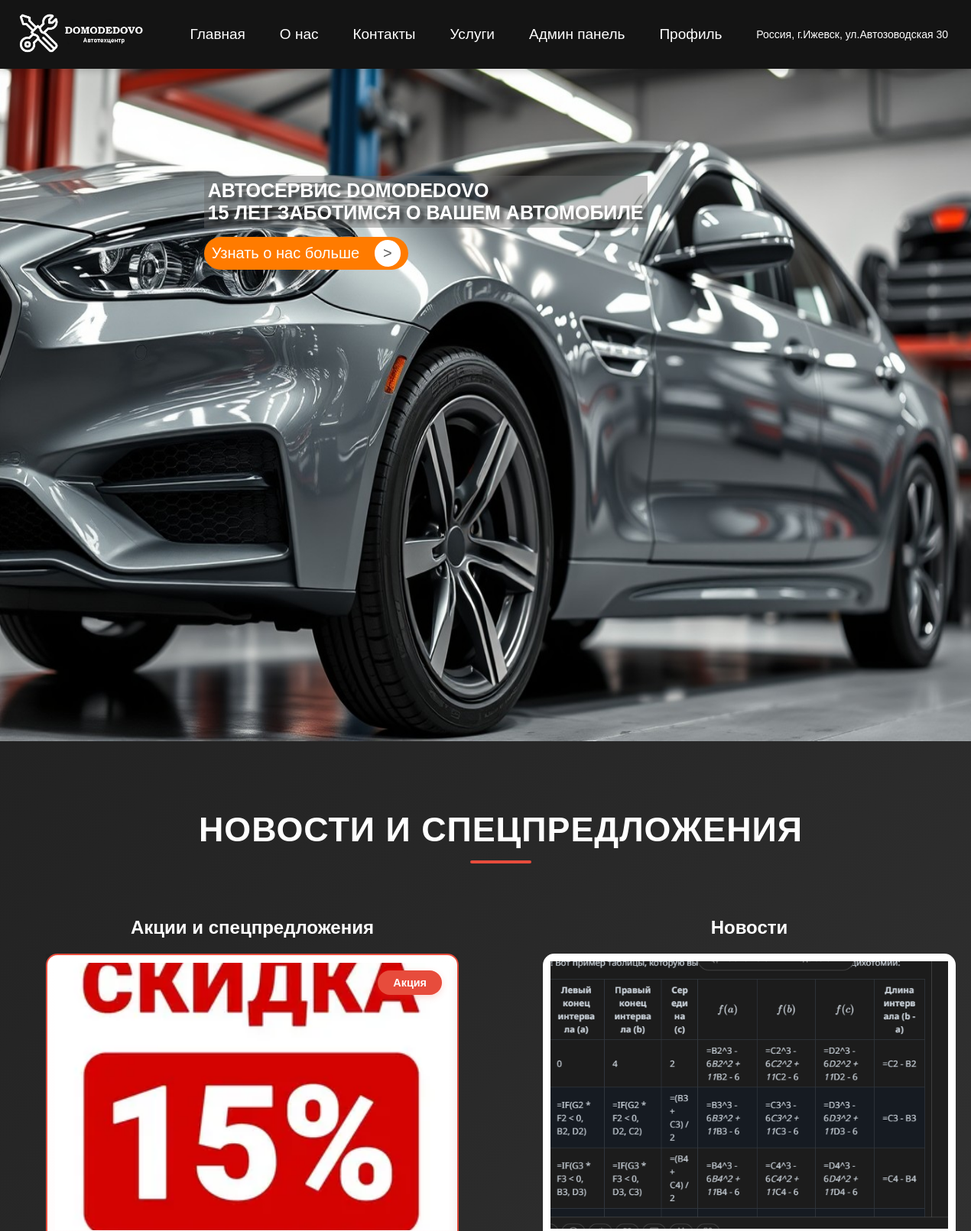
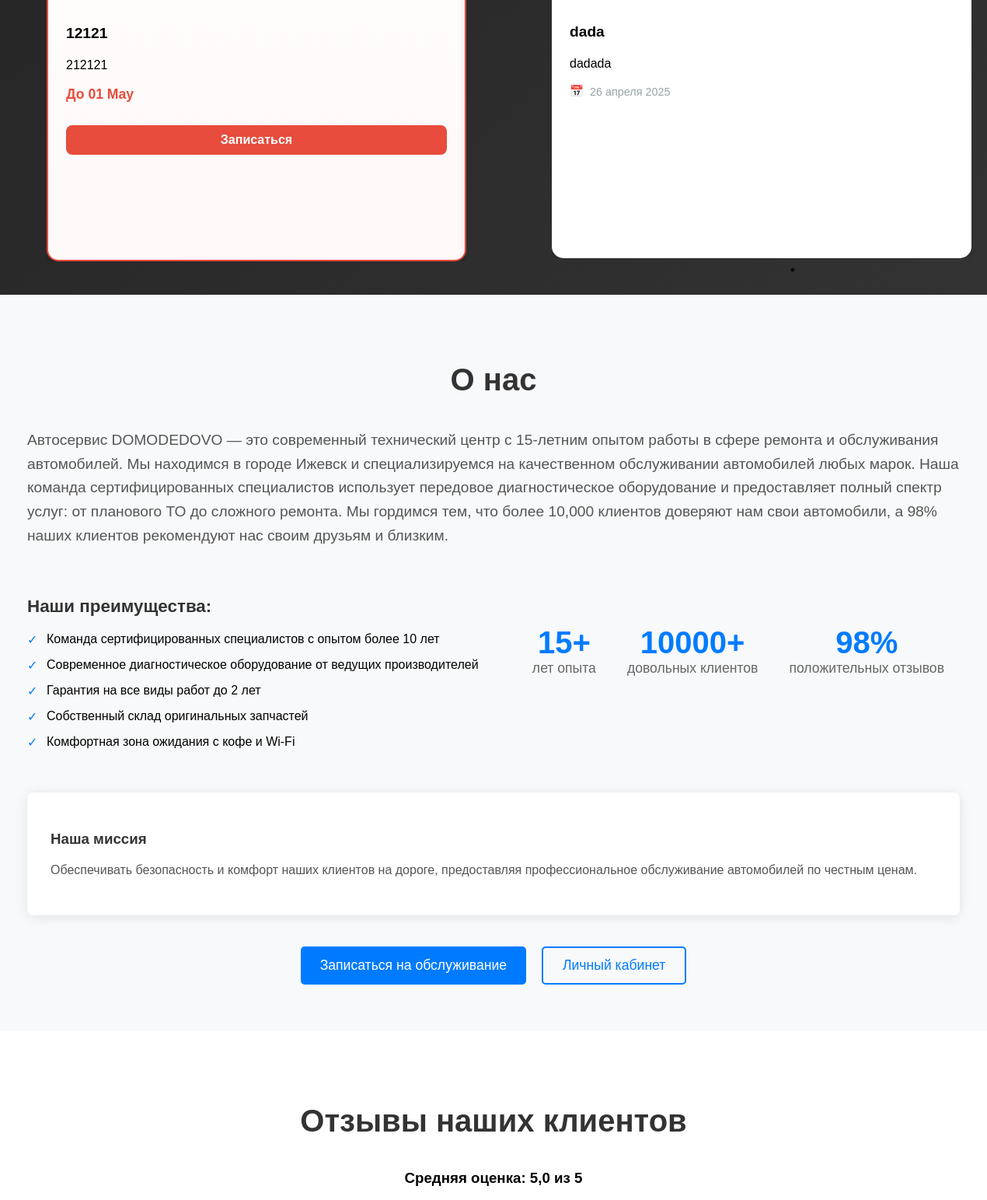
The page / (signed in, upper part) on the database its author committed (2 pictures, top to bottom).
### app/models.py (models this page shows, shortened)
class SpecialOffer(models.Model):
    title = models.CharField(max_length=200, verbose_name="Заголовок")
    content = models.TextField(verbose_name="Содержание")
    image = models.ImageField(upload_to='offers/', verbose_name="Изображение")
    end_date = models.DateField(verbose_name="Дата окончания акции", null=True, blank=True)
    is_one_time = models.BooleanField(default=False, verbose_name="Одноразовое предложение")
    discount_percent = models.PositiveIntegerField("Скидка (%)", null=True, blank=True)
    is_active = models.BooleanField(default=True, verbose_name="Активно")
    created_at = models.DateTimeField(auto_now_add=True)
    services = models.ManyToManyField(
        ServiceType,
        through='ServiceSpecialOffer',
        related_name='special_offers',
        verbose_name="Связанные услуги"
    )
    class Meta:
        verbose_name = "Спецпредложение"
        verbose_name_plural = "Спецпредложения"
        ordering = ['-created_at']
    @property
    def period_display(self):
        if self.is_one_time:
            return "Одноразовое предложение"
        elif self.end_date:
            return f"До {self.end_date.strftime('%d %B')}"
        return "Бессрочная акция"

class News(models.Model):
    title = models.CharField(max_length=200, verbose_name="Заголовок")
    content = models.TextField(verbose_name="Содержание")
    image = models.ImageField(upload_to='news/', verbose_name="Изображение")
    date = models.DateField(auto_now_add=True, verbose_name="Дата публикации")
    is_active = models.BooleanField(default=True, verbose_name="Активно")
    class Meta:
        verbose_name = "Новость"
        verbose_name_plural = "Новости"
        ordering = ['-date']

### app/views.py (the view)
# urls.py: 2. Add a URL to urlpatterns:  path('', views.home, name='home')
def home(request):
    special_offers = SpecialOffer.objects.filter(is_active=True).order_by('-created_at')
    news = News.objects.filter(is_active=True).order_by('-date')
    reviews = Review.objects.select_related(
        'user',
        'appointment'
    ).prefetch_related(
        'appointment__service_type',
        'appointment__service_type__special_offers'
    ).all()[:5]
    for review in reviews:
        for service in review.appointment.service_type.all():
            if service.discounted_price:
                service.current_price = service.discounted_price
                service.has_discount = True
            else:
                service.current_price = service.price
                service.has_discount = False
    average_rating = reviews.aggregate(Avg('rating'))['rating__avg']
    context = {
        'special_offers': special_offers,
        'news': news,
        'reviews': reviews,
        'average_rating': average_rating,
        'title': 'Главная'
    }
    return render(request, 'home.html', context)

### app/models.py (called while the page is built)
    def get_discount_offer(self):
        today = timezone.now().date()
        return self.special_offers.filter(
            is_active=True,
            end_date__gte=today
        ).order_by('-discount_percent').first()

    @property
    def discounted_price(self):
        offer = self.get_discount_offer()
        if offer and offer.discount_percent:
            discount = Decimal(offer.discount_percent) / Decimal('100')
            discounted = self.price * (Decimal('1') - discount)
            return discounted.quantize(Decimal('0.01'), rounding=ROUND_HALF_UP)
        return None

### chat/context_processors.py (called while the page is built)
def support_status(request):
    if request.user.is_authenticated:
        return {
            'is_support_user': is_support(request.user),
            'support_unread_count': 0
        }
    return {
        'is_support_user': False,
        'support_unread_count': 0
    }

### chat/views.py (called while the page is built)
def is_support(user):
    return hasattr(user, 'profile') and user.profile.role == 'support'

### templates/home.html (shortened to what this page needs)
{% extends "header.html" %}
{% block content %}
        <div class="container slider" >
            <div>
                <span class="slider-model">
                    АВТОСЕРВИС DOMODEDOVO<br>
                    15 ЛЕТ ЗАБОТИМСЯ О ВАШЕМ АВТОМОБИЛЕ
                </span>
                <button onclick="location.href='#onas'">
                    <span>Узнать о нас больше</span>
                    <a class="btn-slide">></a>
                </button>
                <img src="static/img/ai_image.jpg" alt="Изображение 1" class="slide">
            </div>
        </div>
        <div class="container news" id="news">
            <h1 class="news-title">Новости и спецпредложения</h1>
            <div class="sections-container">
                <div class="special-offers-section">
                    <h2>Акции и спецпредложения</h2>
                    <div class="offers-carousel">
                        {% for offer in special_offers %}
                        <div class="news-card special-offer">
                            <div class="offer-badge">Акция</div>
                            {% if offer.image %}
                                <img src="{{ offer.image.url }}" alt="{{ offer.title }}" class="news-image">
                            {% endif %}
                            <div class="news-content">
                                <h3>{{ offer.title }}</h3>
                                <p>{{ offer.content }}</p>
                                <div class="offer-period">{{ offer.period_display }}</div>
                                <button class="offer-button" onclick="location.href='{% url 'services' %}'">Записаться</button>
                            </div>
                        </div>
                        {% endfor %}
                    </div>
                </div>
                <div class="news-section">
                    <h2>Новости</h2>
                    <div class="news-carousel">
                        {% for news_item in news %}
                        <div class="news-card">
                            {% if news_item.image %}
                                <img src="{{ news_item.image.url }}" alt="{{ news_item.title }}" class="news-image">
                            {% endif %}
                            <div class="news-content">
                                <h3>{{ news_item.title }}</h3>
                                <p>{{ news_item.content }}</p>
                                <div class="news-date">{{ news_item.date|date:"d E Y" }}</div>
                            </div>
                        </div>
                        {% endfor %}
                    </div>
                </div>
            </div>
        </div>
        <div class="container about-us" id="onas">
            <h1 class="about-title" >О нас</h1>
            <div class="about-content">
                <div class="about-text">
                    <p class="about-description">
                        Автосервис DOMODEDOVO — это современный технический центр с 15-летним опытом работы в сфере ремонта и обслуживания автомобилей. Мы находимся в городе Ижевск и специализируемся на качественном обслуживании автомобилей любых марок. Наша команда сертифицированных специалистов использует передовое диагностическое оборудование и предоставляет полный спектр услуг: от планового ТО до сложного ремонта. Мы гордимся тем, что более 10,000 клиентов доверяют нам свои автомобили, а 98% наших клиентов рекомендуют нас своим друзьям и близким.
                    </p>
                    <div class="about-features">
                        <div class="feature">
                            <h3>Наши преимущества:</h3>
                            <ul>
                                <li>Команда сертифицированных специалистов с опытом более 10 лет</li>
                                <li>Современное диагностическое оборудование от ведущих производителей</li>
                                <li>Гарантия на все виды работ до 2 лет</li>
                                <li>Собственный склад оригинальных запчастей</li>
                                <li>Комфортная зона ожидания с кофе и Wi-Fi</li>
                            </ul>
                        </div>
                        <div class="about-stats">
                            <div class="stat-item">
                                <span class="stat-number">15+</span>
                                <span class="stat-text">лет опыта</span>
                            </div>
                            <div class="stat-item">
                                <span class="stat-number">10000+</span>
                                <span class="stat-text">довольных клиентов</span>
                            </div>
                            <div class="stat-item">
                                <span class="stat-number">98%</span>
                                <span class="stat-text">положительных отзывов</span>
                            </div>
                        </div>
                    </div>
                    <div class="about-mission">
                        <h3>Наша миссия</h3>
                        <p>Обеспечивать безопасность и комфорт наших клиентов на дороге, предоставляя профессиональное обслуживание автомобилей по честным ценам.</p>
                    </div>
                    <div class="about-cta">
                        <button class="primary-button" onclick="location.href='{% url 'services' %}'">Записаться на обслуживание</button>
                        <button class="secondary-button" onclick="location.href='{% url 'profile' %}'">Личный кабинет</button>
                    </div>
                </div>
            </div>
        </div>
        <div class="reviews-section">
            <h2 class="reviews-title">Отзывы наших клиентов</h2>
            {% if average_rating %}
            <div class="average-rating">
                <h3 style="text-align:center;">Средняя оценка: {{ average_rating|floatformat:1 }} из 5</h3>
            </div>
            {% endif %}
        </div>
{% endblock %}

### static/style.css (style rules this page uses)
body { margin: 0; padding: 0; font-family: sans-serif; background-color: #141414; padding-top: 70px; }
.container { width: 100%; margin: 0; background-color: #252525; }
.slide { position: absolute; width: 100%; height: 100%; opacity: 0; transition: opacity 0.8s ease-in-out; }
.slider { position: relative; width: 100%; height: 900px; overflow: hidden; }
.slider-model { position: absolute; top: 160px; left: 21%; z-index: 2; color: #fff; font-size: 25px; font-weight: bold; background-color: #6969696c; text-shadow: 5px 5px 4px rgba(0, 0, 0, 0.5); padding: 5px; max-width: 80%; box-sizing: border-box; }
.slider button { position: absolute; top: 240px; left: 21%; color: #fff; font-size: 20px; z-index: 2; padding: 4px 10px; background-color: #ff7b00; border: none; border-radius: 30px; display: flex; align-items: center; cursor: pointer; transition: all 0.5s ease-in-out; }
.slider button span { color: white; font-weight: 500; margin-right: 20px; transition: all 0.5s ease-in-out; }
.btn-slide { color: #000000a4; text-decoration: none; background-color: #fff; padding: 6px 11px; border-radius: 100px; font-family: sans-serif; }
.about-us { padding: 60px 0; background-color: #f8f9fa; }
.about-title { text-align: center; font-size: 2.5rem; margin-bottom: 40px; color: #333; }
.about-content { max-width: 1200px; margin: 0 auto; padding: 0 20px; }
.about-description { font-size: 1.2rem; line-height: 1.6; color: #555; margin-bottom: 30px; }
.about-features { display: flex; justify-content: space-between; margin: 40px 0; gap: 40px; }
.feature { flex: 1; }
.feature h3 { color: #333; margin-bottom: 20px; font-size: 1.4rem; }
.feature ul { list-style: none; padding: 0; }
.feature ul li { margin-bottom: 15px; padding-left: 25px; position: relative; }
.feature ul li:before { content: "✓"; position: absolute; left: 0; color: #007bff; }
.about-stats { display: flex; justify-content: space-around; text-align: center; margin: 40px 0; }
.stat-item { padding: 20px; }
.stat-number { display: block; font-size: 2.5rem; font-weight: bold; color: #007bff; }
.stat-text { color: #666; font-size: 1.1rem; }
.about-mission { background-color: #fff; padding: 30px; border-radius: 8px; box-shadow: 0 2px 15px rgba(0,0,0,0.1); margin: 40px 0; }
.about-mission h3 { color: #333; margin-bottom: 15px; }
.about-mission p { color: #555; line-height: 1.6; }
.about-cta { display: flex; gap: 20px; justify-content: center; margin-top: 40px; }
.primary-button, .secondary-button { padding: 12px 25px; border-radius: 5px; font-size: 1.1rem; cursor: pointer; transition: all 0.3s ease; }
.primary-button { background-color: #007bff; color: white; border: none; }
.secondary-button { background-color: transparent; color: #007bff; border: 2px solid #007bff; }
.reviews-section { padding: 60px 0; background-color: #fff; }
.reviews-title { text-align: center; font-size: 2.5rem; margin-bottom: 40px; color: #333; }

### rows shown on the page
SpecialOffer: image (picture), title "12121", content "212121", period_display "До 01 May"
News: image (picture), title "dada", content "dadada", date "26 апреля 2025"

### other values the page prints
{{ average_rating|floatformat:1 }} "5,0"
